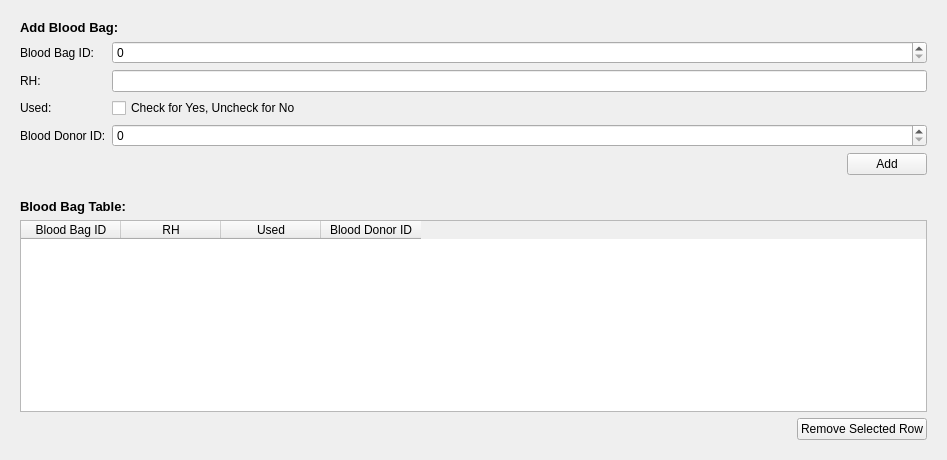
          <widget class="QWidget" name="blood_bag_tab">
           <attribute name="title">
            <string>Blood Bag</string>
           </attribute>
           <layout class="QGridLayout" name="gridLayout_54">
            <item row="0" column="0">
             <widget class="QWidget" name="add_blood_bag_widget" native="true">
              <layout class="QGridLayout" name="gridLayout_51">
               <item row="6" column="1">
                <widget class="QWidget" name="widget_9" native="true">
                 <layout class="QGridLayout" name="gridLayout_52">
                  <property name="leftMargin">
                   <number>0</number>
                  </property>
                  <property name="topMargin">
                   <number>0</number>
                  </property>
                  <property name="rightMargin">
                   <number>0</number>
                  </property>
                  <property name="bottomMargin">
                   <number>0</number>
                  </property>
                  <item row="0" column="1">
                   <widget class="QPushButton" name="add_blood_bag_push_btn">
                    <property name="text">
                     <string>Add</string>
                    </property>
                   </widget>
                  </item>
                  <item row="0" column="0">
                   <spacer name="horizontalSpacer_17">
                    <property name="orientation">
                     <enum>Qt::Horizontal</enum>
                    </property>
                    <property name="sizeHint" stdset="0">
                     <size>
                      <width>40</width>
                      <height>20</height>
                     </size>
                    </property>
                   </spacer>
                  </item>
                 </layout>
                </widget>
               </item>
               <item row="4" column="1">
                <widget class="QCheckBox" name="blood_bag_used_check_box">
                 <property name="text">
                  <string>Check for Yes, Uncheck for No</string>
                 </property>
                </widget>
               </item>
               <item row="0" column="0" colspan="2">
                <widget class="QLabel" name="add_blood_bag_lbl">
                 <property name="font">
                  <font>
                   <pointsize>10</pointsize>
                   <weight>75</weight>
                   <bold>true</bold>
                  </font>
                 </property>
                 <property name="text">
                  <string>Add Blood Bag:</string>
                 </property>
                </widget>
               </item>
               <item row="1" column="0">
                <widget class="QLabel" name="blood_bag_id_lbl">
                 <property name="text">
                  <string>Blood Bag ID:</string>
                 </property>
                </widget>
               </item>
               <item row="2" column="0">
                <widget class="QLabel" name="blood_bag_rh_lbl">
                 <property name="text">
                  <string>RH:</string>
                 </property>
                </widget>
               </item>
               <item row="5" column="0">
                <widget class="QLabel" name="blood_bag_donor_id_lbl">
                 <property name="text">
                  <string>Blood Donor ID:</string>
                 </property>
                </widget>
               </item>
               <item row="2" column="1">
                <widget class="QLineEdit" name="blood_bag_rh_line_edit"/>
               </item>
               <item row="4" column="0">
                <widget class="QLabel" name="blood_bag_used_lbl">
                 <property name="text">
                  <string>Used:</string>
                 </property>
                </widget>
               </item>
               <item row="1" column="1">
                <widget class="QSpinBox" name="blood_bag_id_spin_box">
                 <property name="maximum">
                  <number>2147483647</number>
                 </property>
                </widget>
               </item>
               <item row="5" column="1">
                <widget class="QSpinBox" name="blood_bag_donor_id_spin_box"/>
               </item>
              </layout>
             </widget>
            </item>
            <item row="1" column="0">
             <widget class="QWidget" name="blood_bag_table_widget" native="true">
              <layout class="QGridLayout" name="gridLayout_53">
               <property name="leftMargin">
                <number>9</number>
               </property>
               <property name="topMargin">
                <number>9</number>
               </property>
               <property name="rightMargin">
                <number>9</number>
               </property>
               <property name="bottomMargin">
                <number>9</number>
               </property>
               <item row="2" column="0">
                <spacer name="horizontalSpacer_18">
                 <property name="orientation">
                  <enum>Qt::Horizontal</enum>
                 </property>
                 <property name="sizeHint" stdset="0">
                  <size>
                   <width>771</width>
                   <height>20</height>
                  </size>
                 </property>
                </spacer>
               </item>
               <item row="0" column="0">
                <widget class="QLabel" name="blood_bag_table_lbl">
                 <property name="font">
                  <font>
                   <pointsize>10</pointsize>
                   <weight>75</weight>
                   <bold>true</bold>
                  </font>
                 </property>
                 <property name="text">
                  <string>Blood Bag Table:</string>
                 </property>
                </widget>
               </item>
               <item row="2" column="1">
                <widget class="QPushButton" name="remove_blood_bag_push_btn">
                 <property name="text">
                  <string>Remove Selected Row</string>
                 </property>
                </widget>
               </item>
               <item row="1" column="0" colspan="2">
                <widget class="QTableWidget" name="blood_bag_table">
                 <property name="editTriggers">
                  <set>QAbstractItemView::NoEditTriggers</set>
                 </property>
                 <property name="selectionMode">
                  <enum>QAbstractItemView::SingleSelection</enum>
                 </property>
                 <property name="selectionBehavior">
                  <enum>QAbstractItemView::SelectRows</enum>
                 </property>
                 <column>
                  <property name="text">
                   <string>Blood Bag ID</string>
                  </property>
                 </column>
                 <column>
                  <property name="text">
                   <string>RH</string>
                  </property>
                 </column>
                 <column>
                  <property name="text">
                   <string>Used</string>
                  </property>
                 </column>
                 <column>
                  <property name="text">
                   <string>Blood Donor ID</string>
                  </property>
                 </column>
                </widget>
               </item>
              </layout>
             </widget>
            </item>
           </layout>
          </widget>
